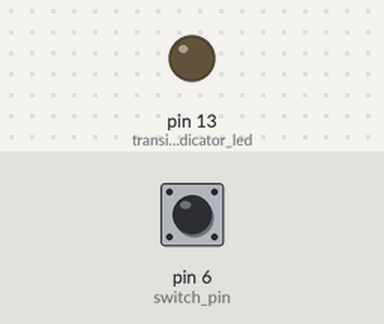
The sketch below on a simulated Arduino Uno, built with avr-gcc and run on an emulated ATmega328P. On the bench: output pins drawn as LEDs (lit = HIGH). Dashed ring = blinking. The inputs (shaded band) are chosen by the test bench; at power-on: pin 6 (switch_pin) HIGH. No radio packets arrive unless stated.

Above: at 1.2 s.
1.3 s: pin 6 (switch_pin) pulled LOW for 0.15 s
At 1.46 s:
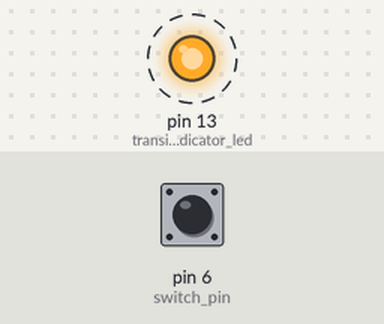
3.0 s: pin 6 (switch_pin) pulled LOW for 3.2 s
At 6.21 s:
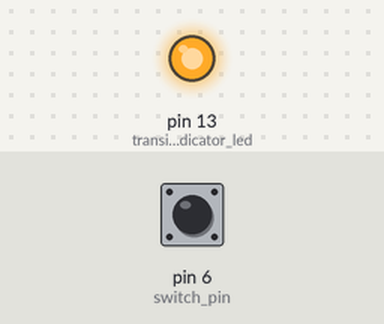
Timing chart, 0 to 7.8 s (numbered marks = the images above; inputs shaded):
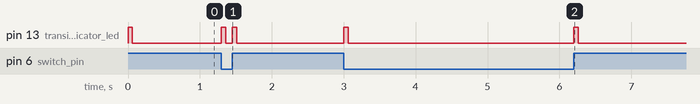

The sketch:

SwitchButton433MHzMultipleTransimit_SingleButton.ino
```cpp
#include <VirtualWire.h>

byte switch_pin = 6;

bool current_state = false;

const byte transimit_pin = 3;
const byte transimitting_indicator_led = 13;

const byte INSTRUMENT_KEY = 84;
const byte MIDI_NOTE_ON = 0x99;     // note on in channel 10
const byte MIDI_NOTE_OFF = 0x89;    // note off in channel 10
const byte NOTE_VELOCITY = 127;     // velocity = 127, maximum

void setup()
{
  pinMode(switch_pin, INPUT);
  pinMode(transimitting_indicator_led, OUTPUT);

  vw_set_ptt_inverted(true);
  vw_set_tx_pin(transimit_pin);
  vw_setup(4000);
}

void loop()
{
  bool digital_reading = digitalRead(switch_pin);

  if(current_state != digital_reading)
  {
    current_state = digital_reading;

    char msg[3];

    msg[1] = INSTRUMENT_KEY;
    msg[2] = NOTE_VELOCITY;

    if(current_state)
    {
      msg[0] = MIDI_NOTE_ON;
    }
    else
    {
      msg[0] = MIDI_NOTE_OFF;
    }

    digitalWrite(transimitting_indicator_led, true);
    vw_send((uint8_t *)msg, sizeof(msg));
    vw_wait_tx();
    digitalWrite(transimitting_indicator_led, false);
  }
}
```

Measured:
- after the input at 1.3 s, pin 13 (transimitting_indicator_led): alternates HIGH for 0.06 s and LOW for 0.09 s, 4 changes in all, then stays LOW, starting at once
- after the input at 3.0 s, pin 13 (transimitting_indicator_led): alternates HIGH for 0.06 s and LOW for 3.1 s, 4 changes in all, then stays LOW, starting at once
